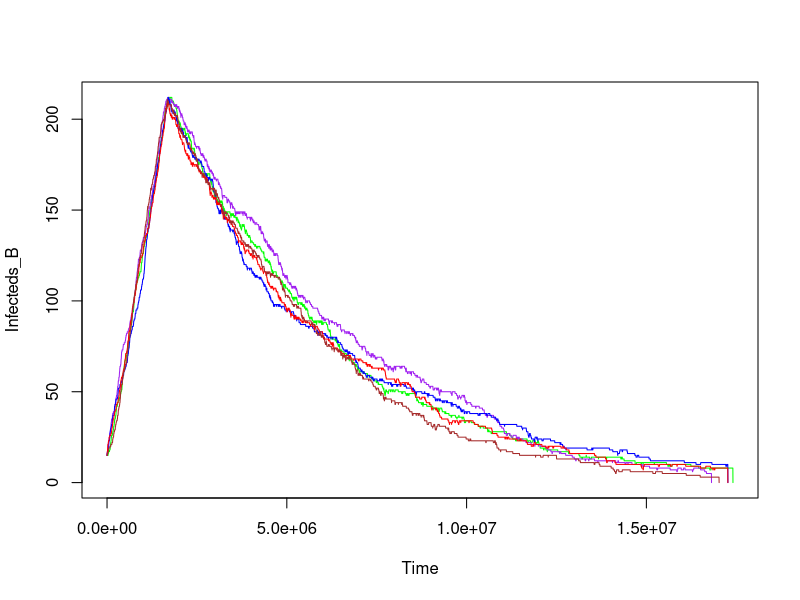
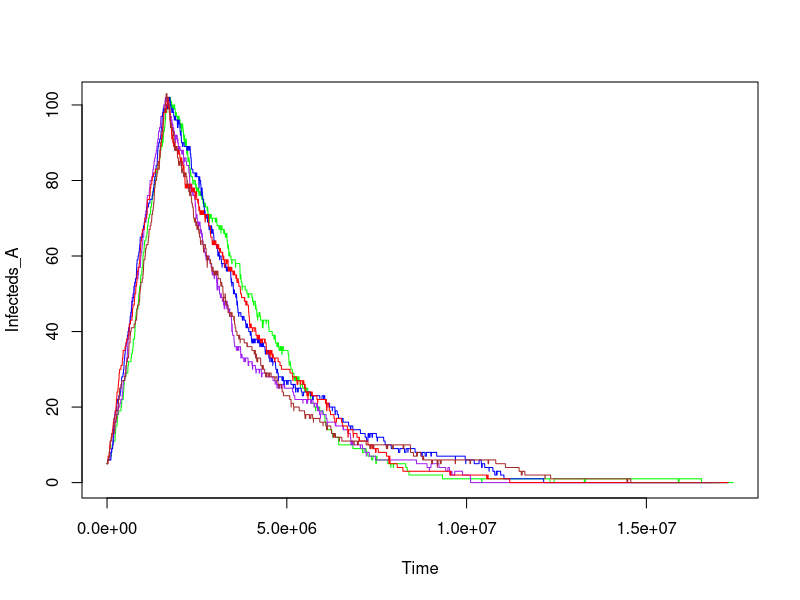
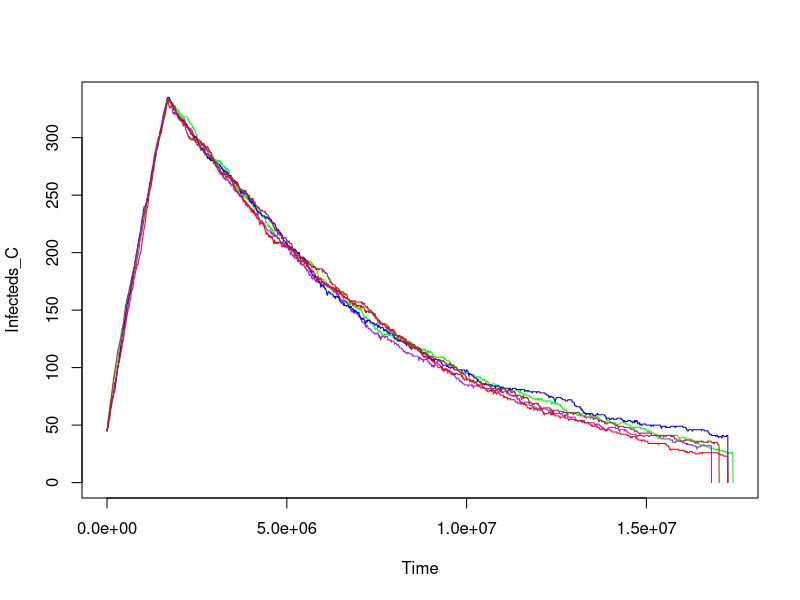
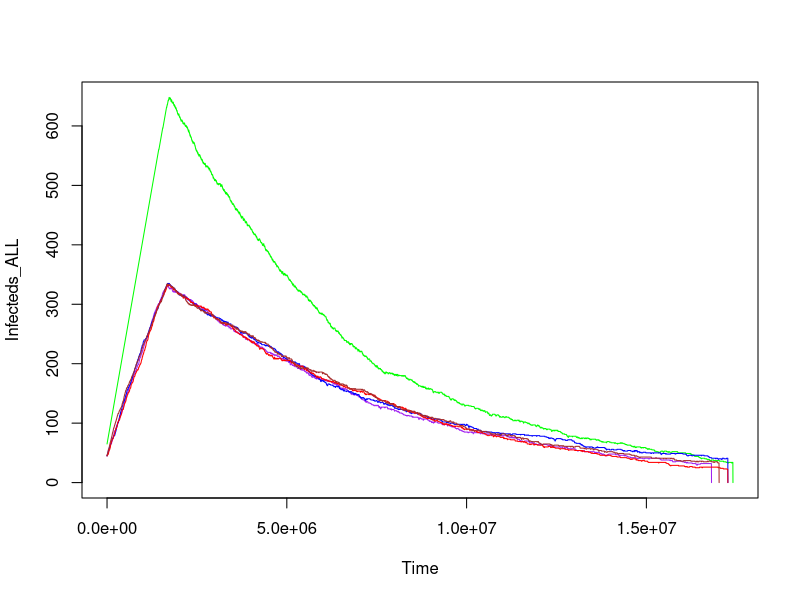

Reproduce these figures in R, in order.
## ---- chunk 1
knitr::opts_chunk$set(echo = TRUE)
## ---- chunk 2

#ptions(error=recover)

#https://ggplot2.tidyverse.org/reference/geom_smooth.html
# 1) Enter SIR parameters and functions
i0_1 <- 5# number of initial infecteds in patch 1
i0_2 <- 15# number of initial infecteds in patch 2
i0_3 <- 45 # number of initial infecteds in patch 3
initials <- c(i0_1,i0_2,i0_3)


N_1 <- 100 #number of people in patch 1
N_2 <- 200#number of people in patch 2
N_3 <- 300 #number of people in patch 3
patch_pop <- c(N_1,N_2,N_3)# vector of patch populations


s_1 <- patch_pop[1] -2 # number of susceptibles patch 1
s_2 <- patch_pop[2] -3# number of susceptibles patch 2
s_3<- patch_pop[3] -10 # number of susceptibles patch 3

suscept <- c(s_1,s_2,s_3)

br_dr <- 1/4 # birth/death rate
recovery_r <- 0.6

## diagonal entries denote contact rates within patches.
## THE I-J ELEMENTS denote contacts between patch i and patch j.

cr =  matrix(0,nrow=length(patch_pop), ncol= length(patch_pop))
in_patch_contact_rate = 0.8

out_patch_contact_rate =  0.3

for(i in 1:length(patch_pop)){
  for(j in 1:length(patch_pop)){
    if(i == j){ cr[i,j] = in_patch_contact_rate}
    else{cr[i,j] = out_patch_contact_rate}
  }
}



###################################

#My functions

##################################
# computes the harzards for an increase in infections per patch
#takes as inputes a vector of starting number of infecteds, susceptibles, patch populations and patch contact rates.


infections <- function(initials,suscpt,patch_pop,cr){
  new_inf <- rep(0,length(patch_pop))
  for(p in 1:length(patch_pop)){
    new_inf[p]<- sum((cr[p,]*initials*suscpt[p])/patch_pop) #(k,j)=(-1,1) for the patch
  }
  new_infl <- as.list(new_inf)
  return (new_infl)
}


sus_deaths <- function(initials,patch_pop){
  new_deaths<- as.list(br_dr*initials/(patch_pop)) #(k,j)=(0,-1) for the patch
  return(new_deaths)
}



birth_by_sus <- function(initials,patch_pop){
  new_birth_sus <- as.list(br_dr*initials/(patch_pop))#(k,j)=(1,-1)for the patch.
  return(new_birth_sus)
}

recovery <- function(initials,suscpt,patch_pop)
{
  
  rec <- as.list((recovery_r*(patch_pop-initials-suscpt))/(patch_pop))
  return (rec)
}



#The fuction takes the initial number of infacteds, susceptiples,the number of patchs, total pupulation P.

#need to still think about paths for the susceptibles and recovered

patch_simulator <- function (initials,suscept,patch_pop,cr,n){
  tvec = vector("numeric",n+1)
  pop <- length(patch_pop)
  ivec_1 = vector("numeric",n+1)
  svec_1 = vector("numeric",n+1)
  ivec_2 = vector("numeric",n+1)
  svec_2 = vector("numeric",n+1)
  ivec_3 = vector("numeric",n+1)
  svec_3 = vector("numeric",n+1)
  predicted_i= vector("numeric",n+1)
  counter <- 0
  predicted_i[1] <- sum(initials)
  ivec_1[1] =initials[1]
  svec_1[1] =  suscept[1]
  ivec_2[1] = initials[2]
  svec_2[1] = suscept[2]
  ivec_3[1] = initials[3]
  svec_3[1] = suscept[3]

  
  
  #pick a patch
  t = 0
  tvec[1] = t
  for (k in 2: n)
  {
    #compute the transitions
    counter <- counter+1
    I <-  unlist(i <- infections(initials,suscept,patch_pop,cr))
    #get prob of new infs. i will be a list
    
    D <- unlist(d <- sus_deaths(initials,patch_pop))
    B_S <- unlist(b<- birth_by_sus(initials,patch_pop))
    R <- unlist(r <- recovery(initials,suscept,patch_pop))
    
    
    patch_sum_rate=rep(0,length(patch_pop))
    
    #sums the rates for each patch
    for(p in 1:length(patch_pop))
    {
      patch_sum_rate[p] <- (I[p]+D[p]+B_S[p]+R[p])
      #so each element of patch_sum_rate contains the sum of the terms within the patch. patch_sum_rate[1] has the sum of the terms for patch 1.
    }
    patch_totals <- sum(patch_sum_rate) #Total sum of all patchs.
    t = t + rexp(1,patch_totals)
    
    #Lets pick some patches
    #sample(c(1,2,3),1,1,weights/patch_totals)
    r <- runif(1)
    if(patch_totals != 0)
    {
        if( r < patch_sum_rate[1]/patch_totals )
        {
          patch <-  1
        }
      else if(r < (patch_sum_rate[1]+patch_sum_rate[2])/patch_totals)
        {
          patch <- 2
        }
      else
      {
        patch <- 3
      }
    }
  else
  {
    patch <- 0
  }
 
    #pick transition that occurs
    r <- runif(1)
    if(patch !=0)
    {
          if(r < I[patch]/patch_sum_rate[patch])
          {
            state <-  1
          }
      else if(r < (I[patch]+D[patch])/patch_sum_rate[patch])
          {
        state <- 2
          }
          else if(r < ((I[patch]+D[patch]+B_S[patch])/patch_sum_rate[patch]))
          {
            state <-  3
          }
        
          else 
          {
            state <-  0
          }
    }
          
    else
    {
      break # steady state 
    }
    
  
    
    ##############3######################################3
    #After finding which patch and which transition occurs,
    #we need to make changes in that patch
    
    #############################################################  
    
    if(patch == 1)
    {
      i_0 <- initials[1]
      s_0 <- suscept[1]
      
      if(state ==1)
      {
        i_0 = i_0 + 1
        s_0 = s_0 -1
      }
      else if(state ==2)
      {
        i_0 = i_0 -1
      }
      else if(state ==3)
      {
        i_0 = i_0 -1 
        s_0 = s_0 +1
      }
      else if(state == 0)
      {
        i_0 = i_0 #do nothing
        s_0 = s_0 #do nothing
      }
      else{
         i_0 = i_0 -1 
      }
      
      ivec_1[k] = i_0
      svec_1[k]=s_0
      initials[1] <- i_0 # update the infecteds
      suscept[1] <- s_0 #update the susceptibles
      
      # keep other patch obervations constant
      ivec_3[k] = initials[3]
          svec_3[k]=suscept[3]
          ivec_2[k] = initials[2]
          svec_2[k]=suscept[2]
      
    }
    
    else if(patch ==2)
    {
      i_0 <- initials[2]
      s_0 <- suscept[2]
      
      if(state ==1)
      {
        i_0 = i_0 + 1
        s_0 = s_0 -1
      }
      else if(state ==2)
      {
        i_0 = i_0 -1
      }
      else if(state ==3)
      {
        i_0 = i_0 -1 
        s_0 = s_0 +1
      }
        else if(state == 0)
      {
        i_0 = i_0 #do nothing
        s_0 = s_0 #do nothing
      }
      else{
         i_0 = i_0 -1 
      }
      
      ivec_2[k] = i_0
      svec_2[k]=s_0

      initials[2] <- i_0 # update the infecteds
      suscept[2] <- s_0 #update the susceptibles
      
      # keep the other patch observations constant
      ivec_1[k] = initials[1]
      svec_1[k]=suscept[1]
      ivec_3[k] = initials[3]
      svec_3[k]=suscept[3]
    }
    
    else if(patch == 3)
      {
        i_0 <- initials[3]
        s_0 <- suscept[3]
        
        if(state==1)
        {
          i_0 = i_0 + 1
          s_0 = s_0 -1
        }
        else if(state ==2)
        {
          i_0 = i_0 -1
        }
        else if(state ==3)
        {
          i_0 = i_0 -1 
          s_0 = s_0 +1
        }
        else if(state == 0)
      {
        i_0 = i_0 #do nothing
        s_0 = s_0 #do nothing
      }
        else{
           i_0 = i_0 -1 
        }
        
        ivec_3[k] = i_0
        svec_3[k]=s_0
        initials[3] <- i_0 # update the infecteds
        suscept[3] <- s_0 #upda
        
        #keep other patch observations constant
         ivec_1[k] = initials[1]
          svec_1[k]=suscept[1]
          ivec_2[k] = initials[2]
          svec_2[k]=suscept[2]
    }      
    
      else
      {
        break
      }
    predicted_i[k] <- ivec_1[k]+ivec_2[k]+ivec_3[k]
    tvec[k] <- tvec[k-1]+t
    my_ts_p1 <- ts(ivec_1,deltat = t, names = "City A")
      my_ts_p2 <- ts(ivec_2,deltat = t,names = "City B")
      my_ts_p3 <- ts(ivec_3,deltat = t,names = "City C")
      my_ts_total <- ts(predicted_i,deltat = t, names = "Combined Cities")
      
          
    }      
    #adj <- as.numeric(i)-1
  
      

  #print("step function of susceptiples in patch 1")
  #plot(stepfun(tvec[1:counter-1],svec_1[1:counter]))
  #print("step function of susceptiples in patch 2")
  #plot(stepfun(tvec[1:counter-1],svec_2[1:counter]))
  #print("step function of susceptiples in patch 3")
  #plot(stepfun(tvec[1:counter-1],svec_3[1:counter]))
  #print("step function of infecteds in patch 1")
  #plot(stepfun(tvec[1:counter-1],ivec_1[1:counter]))
  #print("step function of infecteds in patch 2")
  #plot(stepfun(tvec[1:counter-1],ivec_2[1:counter]))
  #print("step function of infecteds in patch 3")
  #plot(stepfun(tvec[1:counter-1],ivec_3[1:counter]))
  #plot(stepfun(tvec[1:counter-1],predicted_i[1:counter]))
  #plot(my_ts_total)
  #plot(my_ts_p1)
  #plot(my_ts_p2)
  #plot(my_ts_p3)
  my_ts_list <- list()
  my_ts_list[[1]] <- my_ts_p1
  my_ts_list[[2]] <- my_ts_p2
  my_ts_list[[3]] <- my_ts_p3
  my_ts_list[[4]] <- my_ts_total
  
    
  return(my_ts_list)
 
}
tsv=vector("numeric",3)
tv=vector("numeric",3)
final_v = vector("numeric",3)
tsv <- patch_simulator(initials,suscept,patch_pop,cr,20)
library(rlist)
for(i in 1:5) #monte carlo
{
  tsv[[i]]<-patch_simulator(initials,suscept,patch_pop,cr,6000)
}
library(zoo)



## Get the 5 different runs for city B
Infecteds_B<-  tsv[[1]][[2]]
r2<- tsv[[2]][[2]]
r3<-  tsv[[3]][[2]]
r4<-  tsv[[4]][[2]]
r5<-  tsv[[5]][[2]]
###################################################
#plot City B  infecteds
################################################
plot(Infecteds_B, col = "green", title= "City B")
lines(r2, col = "purple")
lines(r3, col = "blue")
lines(r4, col = "red")
lines(r5, col = "brown")

## Get the 5 different runs for city A

Infecteds_A<-  tsv[[1]][[1]]
s2<- tsv[[2]][[1]]
s3<-  tsv[[3]][[1]]
s4<-  tsv[[4]][[1]]
s5<-  tsv[[5]][[1]]
###################################################
#plot City A  infecteds
################################################
plot(Infecteds_A, col = "green", title = "City A")
lines(s2, col = "purple")
lines(s3, col = "blue")
lines(s4, col = "red")
lines(s5, col = "brown")

## Get the 5 different runs for city C
Infecteds_C<-  tsv[[1]][[3]]
t2<- tsv[[2]][[3]]
t3<-  tsv[[3]][[3]]
t4<-  tsv[[4]][[3]]
t5<-  tsv[[5]][[3]]
###################################################
#plot City C  infecteds
################################################
plot(Infecteds_C, col = "green", title= "City C")
lines(t2, col = "purple")
lines(t3, col = "blue")
lines(t4, col = "red")
lines(t5, col = "brown")

###################################################
#plot overall infecteds
################################################
Infecteds_ALL<-  tsv[[1]][[4]]
a2<- tsv[[2]][[4]]
a3<-  tsv[[3]][[4]]
a4<-  tsv[[4]][[4]]
a5<-  tsv[[5]][[4]]
plot(Infecteds_ALL, col = "green", title = "Cities Combined")
lines(t2, col = "purple")
lines(t3, col = "blue")
lines(t4, col = "red")
lines(t5, col = "brown")
